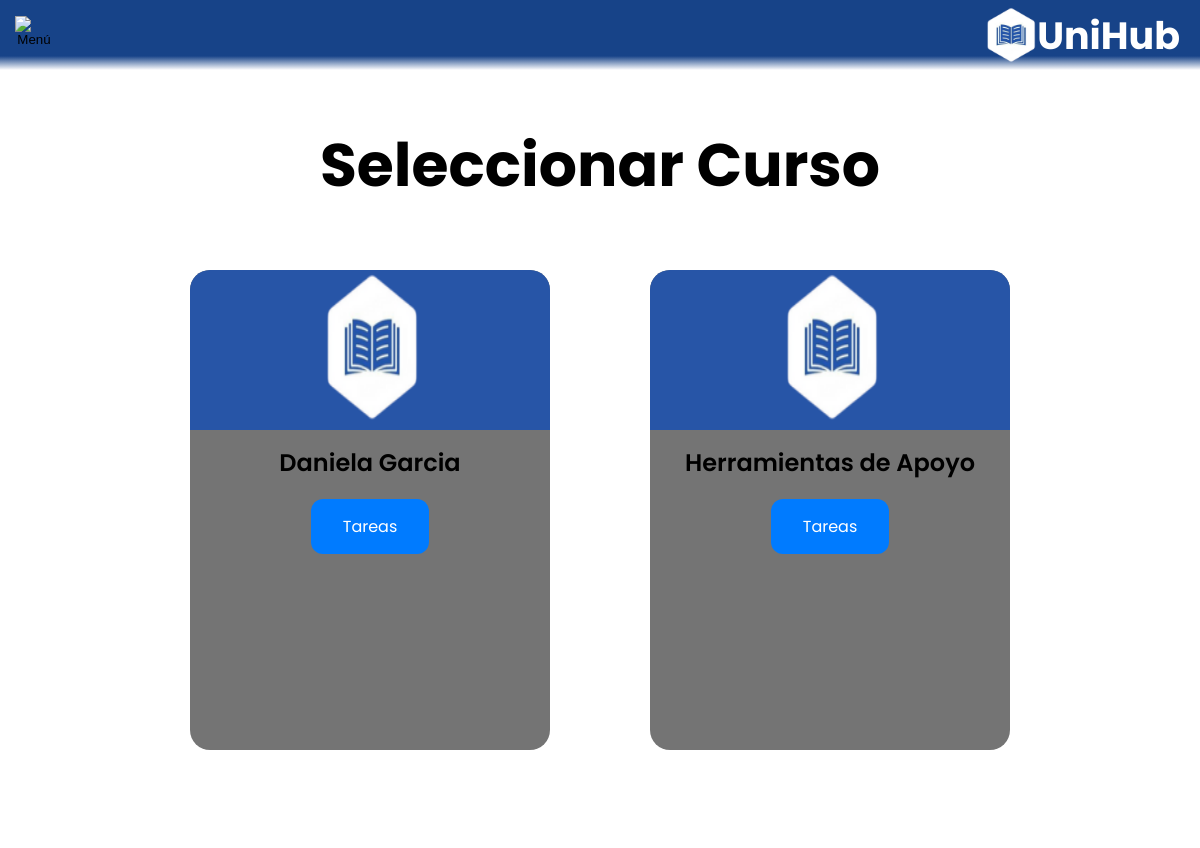
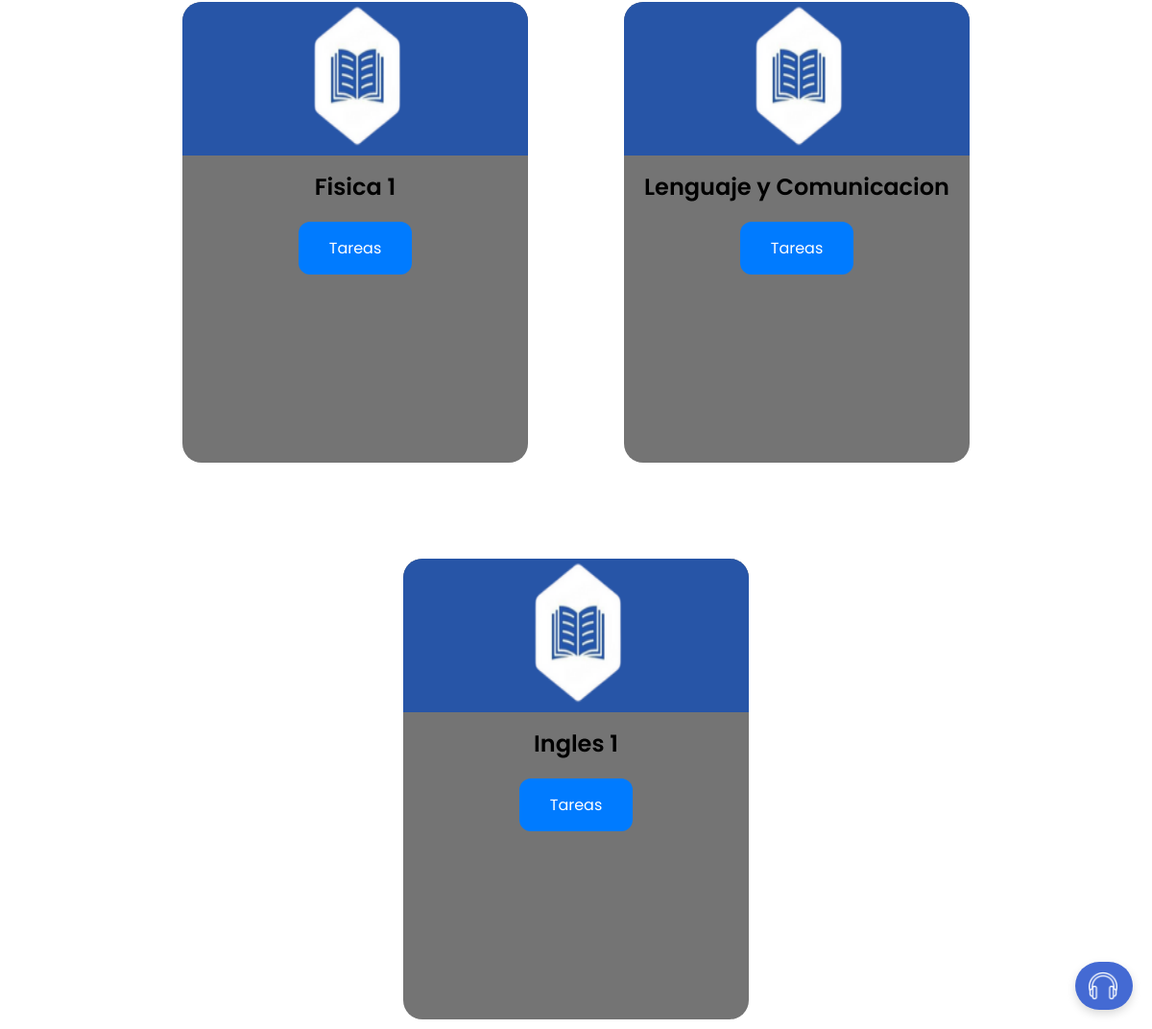
Screenshot of /Seleccion_de_materias_tareas.php (signed in) with the database file from the repository (2 pictures, top to bottom).
### tables this page shows
CREATE TABLE IF NOT EXISTS `materias` (
  `id` int NOT NULL AUTO_INCREMENT,
  `nombre` varchar(100) DEFAULT NULL,
  `salon` varchar(50) DEFAULT NULL,
  `id_profesor` int DEFAULT NULL,
  `creditos` int NOT NULL,
  `semestre` int NOT NULL,
  `seccion` varchar(50) NOT NULL,
  PRIMARY KEY (`id`),
  KEY `fk_profesor` (`id_profesor`)
);

### Seleccion_de_materias_tareas.php (the view, shortened to what this page needs)
<!DOCTYPE html>
<html lang="en">
<head>
    <link rel="stylesheet" href="css/style.css">
    <link rel="stylesheet" href="css/principalalumnostyle.css">
    <link rel="stylesheet" href="css/inscripcionstyle.css">
</head>
<body>
    <div class="cabecera">
        <button type="button" id="logoButton">
              <img src="css/menu.png" alt="Menú" class="logo-menu">
        </button>
        <div class="logoempresa">
            <img src="css/logounihubblanco.png" alt="Logo" class="logounihub">
            <p>UniHub</p>
        </div>
    </div>
    <h1>Seleccionar Curso</h1>
    <div class="materias">
        <?php
        require 'conexion.php';
        $estudiante_id = $_SESSION['idusuario'];
        $sql = "SELECT m.nombre, m.id FROM inscripciones i
                JOIN materias m ON i.id_materia = m.id
                WHERE i.id_estudiante = ?";
        $stmt = $conn->prepare($sql);
        $stmt->bind_param("i", $estudiante_id);
        $stmt->execute();
        $result = $stmt->get_result();
        if ($result->num_rows > 0) {
            while ($fila = $result->fetch_assoc()) {
                ?>
                <div class="div-materia">
                    <img src="css/images.png">
                    <h2><?php echo htmlspecialchars($fila['nombre']); ?></h2>
                    <a class="botoninscribir" data-valor="<?php $_SESSION['nombremateria'] = $fila['nombre'];
                    echo htmlspecialchars($fila['id']); ?>">Tareas</a>
                </div>
                <?php
            }
        } else {
            echo "No tienes materias inscritas.";
        }
        ?>
    </div>
    <div class="soporte-flotante-container">
        <a href="contacto.php" class="soporte-flotante" title="Soporte">
            <img src="css/audifonos-blanco.png" alt="Soporte">
        </a>
     </div>
</body>
</html>

### css/style.css (style rules this page uses)
* { margin: 0; padding: 0; box-sizing: border-box; }

### css/principalalumnostyle.css (style rules this page uses)
.cabecera { width: 100%; height: 70px; background: linear-gradient( to bottom, #174388 0%, #174388 80%, transparent 100% ); display: flex; align-items: center; flex-direction: row; align-content: center; justify-content: flex-end; }
.cabecera button img { width: 70px; height: auto; }
.cabecera button { position: absolute; background-color: transparent; border: none; left: 15px; cursor: pointer; user-select: none; }
.cabecera p { font-family: "Poppins", sans-serif; font-size: 38px; color: white; position: absolute; right: 20px; user-select: none; font-weight: 700; }
.logoempresa img { width: 70px; height: auto; }
.logoempresa { display: flex; flex-direction: row; width: 225px; height: auto; align-items: center; }
:root { --background-color: white; --text-color: black; }
body { background-color: var(--background-color); color: var(--text-color); height: 100vh; transition: 1s background-color ease-in-out; }
.logo-menu { width: 38px !important; height: 38px !important; max-width: 38px !important; max-height: 38px !important; object-fit: contain; display: inline-block; vertical-align: middle; }

### css/inscripcionstyle.css (style rules this page uses)
body { font-family: "Poppins", sans-serif; }
h1 { display: flex; align-items: center; justify-content: center; font-size: 60px; margin: 50px; }
.materias { width: 100%; display: flex; align-items: center; justify-content: center; flex-flow: row wrap; gap: 80px; }
.div-materia { height: 60vh; margin: 10px; background-color: rgb(116, 116, 116); flex: 1 1 100%; max-width: 30%; box-sizing: border-box; border-radius: 20px; overflow: hidden; display: flex; flex-direction: column; align-items: center; }
.div-materia img { width: 100%; height: 20vh; }
.div-materia h2 { margin: 15px; font-weight: 600; }
.botoninscribir { background-color: #007BFF; border: none; color: white; padding: 15px 32px; text-align: center; text-decoration: none; display: inline-block; font-size: 16px; margin: 4px 2px; cursor: pointer; border-radius: 12px; transition: background-color 0.3s ease, transform 0.3s ease; }

### Seleccion_de_materias_tareas.php (style rules this page uses)
.soporte-flotante-container { position: fixed; bottom: 20px; right: 20px; z-index: 1000; }
.soporte-flotante { display: flex; align-items: center; justify-content: flex-end; background-color: #446ad3; padding: 12px 16px; border-radius: 50px; box-shadow: 0 4px 10px rgba(0, 0, 0, 0.15); text-decoration: none; overflow: hidden; width: 60px; height: 50px; transition: width 0.4s ease, background-color 0.3s ease; }
.soporte-flotante img { width: 30px; height: 30px; filter: brightness(0) invert(1); flex-shrink: 0; z-index: 2; }

### rows the page displays
materias: nombre "Daniela Garcia"
materias: nombre "Herramientas de Apoyo"
materias: nombre "Fisica 1"
materias: nombre "Lenguaje y Comunicacion"
materias: nombre "Ingles 1"
